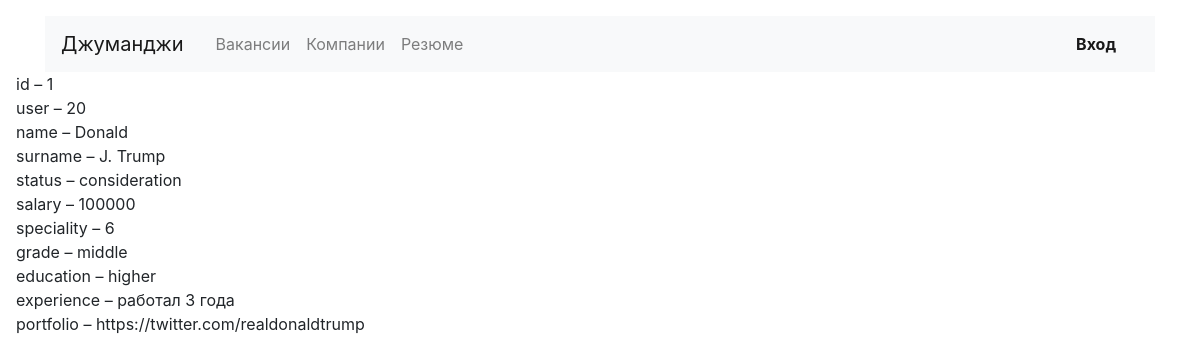
/resume_one/1/, run on the app's committed database.
### resume/models.py (models this page shows, shortened)
class Resume(models.Model):
    user = models.OneToOneField(User, verbose_name="Владелец", related_name="resume", on_delete=models.CASCADE,
                                 default=None, blank=True)
    name = models.CharField(max_length=200, verbose_name="Имя")
    surname = models.CharField(max_length=100, verbose_name="Фамилия")
    status = models.CharField(max_length=255, choices=WorkStatusChoices.choices(), verbose_name="Статус")
    salary = models.IntegerField(verbose_name="Зарплата")
    speciality = models.ForeignKey(Speciality, verbose_name="специализация", related_name="resume", on_delete=models.PROTECT, blank=True)
    grade = models.CharField(max_length=255, choices=GradeChoices.choices(), verbose_name="Квалификация ")
    education = models.CharField(max_length=255, choices=EducationChoices.choices(), verbose_name="Образование")
    experience = models.CharField(max_length=100, verbose_name='Квалификация')
    portfolio = models.URLField(verbose_name='portfolio', blank=True)

### resume/views.py (the view)
# urls.py: path('resume_one/<int:pk>/', ResumeViewOne.as_view(), name='resume_one'),
class ResumeViewOne(View):
    def get(self, request, pk):
        get_url = self.request.META.get('HTTP_REFERER', '/')
        resume = get_object_or_404(Resume, pk=pk)
        resume_dict = model_to_dict(resume)
        context = {'resume': resume,
                   'resume_dict': resume_dict,
                   'get_url': get_url}
        return render(request, 'resume/resume_one.html', context)

### templates/resume/resume_one.html
{% extends 'vacancies/base.html' %}
{% load crispy_forms_filters %}
{% block content %}
    {% for fields, exclude in resume_dict.items %}
    <div class="d-flex align-items-baseline align-content-baseline">
        <p class="m-0 pl-3">{{ fields }} – {{ exclude }} </p>
    </div>
    {% endfor %}
{% endblock %}

### data on the page
Resume: resume_dict "Donald" "J. Trump" "consideration" "middle" "higher" "работал 3 года" "https://twitter.com/realdonaldtrump"

### other printed values
{{ fields }} "id" "user" "name" "surname" "status" "salary" "speciality" "grade" "education" "experience" "portfolio"
{{ exclude }} "1" "20" "100000" "6"
